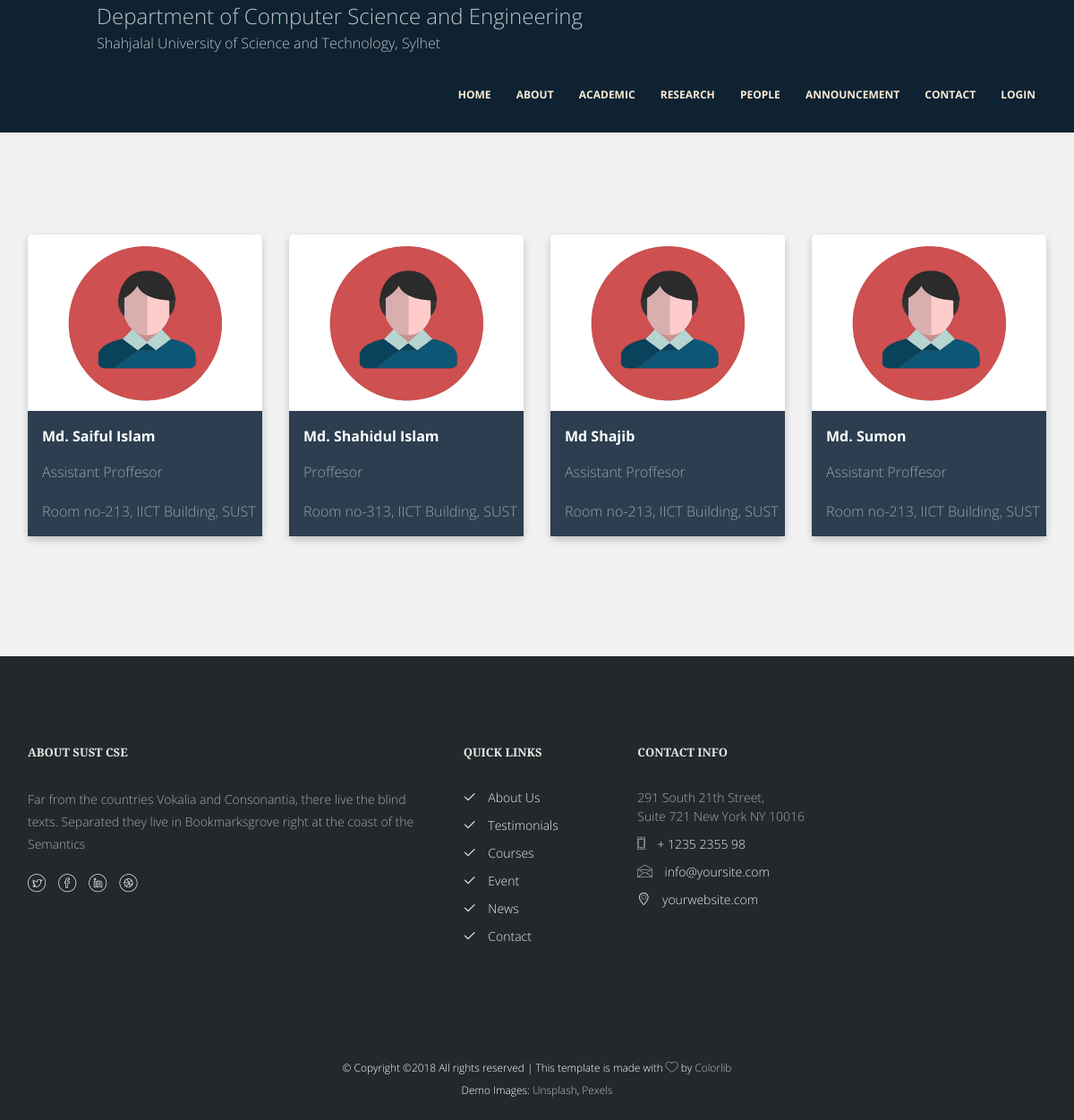
/people/faculty/, run on an earlier commit of the app's database.
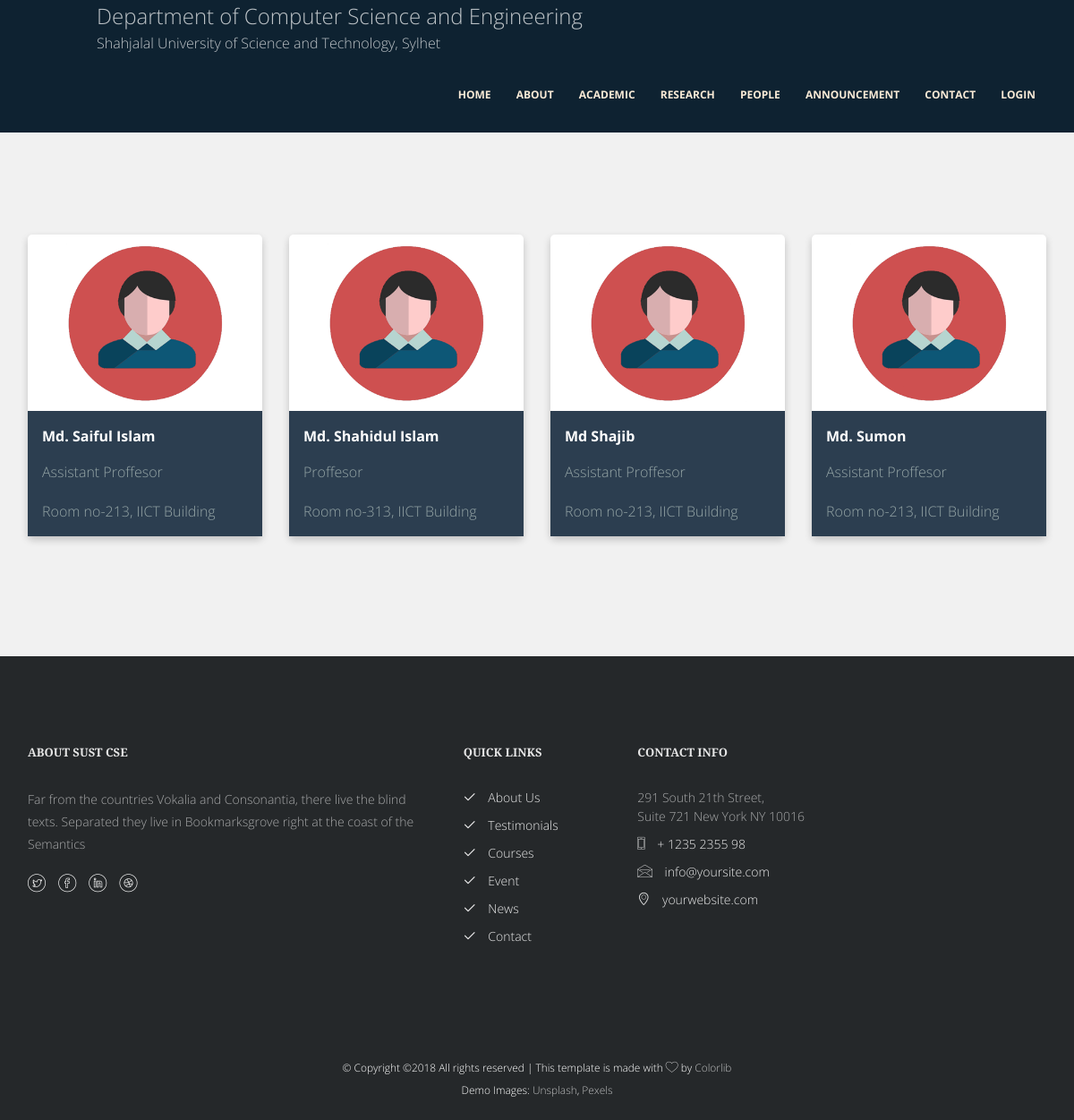
And on a later commit of the database.
### people/models.py (models this page shows, shortened)
class People(models.Model):
    name = models.CharField(max_length=200)
    designation = models.CharField(max_length=200)
    image = models.ImageField(blank=True, null=True, upload_to='people/images/')
    office = models.CharField(max_length=200)
    contact = models.CharField(max_length=200, blank=True, null=True)
    email = models.EmailField(blank=True, null=True)
    socialLinks = ["Dribbble.png", "Facebook.png", "Github.png", "YouTube.png", "Twitter.png", "Pinterest.png",
                   "Linkedin.png", "Google+.png", "Snapchat.png", "Instagram.png"]
    class Meta:
        abstract = True

class Faculty(People):
    research_interest = models.ManyToManyField(ResearchArea, related_name="faculty")
    STATUS = (
        ('in_service', 'In service'),
        ('on_leave', 'On leave'),
        ('ex', 'Ex Faculty'),
    )
    status = models.CharField(max_length=20, choices=STATUS)
    class Meta:
        verbose_name_plural = "faculties"

### people/views.py (the view)
# urls.py: path('faculty/', views.faculty, name='faculty'),
def faculty(request):
    faculties = Faculty.objects.all()
    context={'faculties': faculties}
    return render(request, 'people/faculty.html', context)

### templates/people/faculty.html (shortened to what this page needs)
{% extends 'base.html' %}
{% block content %}
<div class="content-faculty-detail">
    <div class="colorlib-classes">
        <div class="container">
            <div class="row">
                {% for faculty in faculties %}
                <div class="col-md-3">
                    <div class="card">
                        <center>
                            <a href="{% url 'faculty_detail' faculty.id %}">
                                <img src="/static/images/people/no_image_available.png" alt="Avatar"
                                     style="width:75%; margin: auto; padding: 10px;">
                            </a>
                        </center>
                        <div class="card-bottom">
                            <p class="people-detail">
                                <b>
                                    <a class="people-title" href="{% url 'faculty_detail' faculty.id %}">
                                        {{faculty.name}}</a>
                                </b>
                            <p class="people-designation">{{faculty.designation}}</p>
                            <p class="people-designation" style="padding-bottom: 1em">{{faculty.office}}</p>
                            </p>
                        </div>
                    </div>
                </div>
                {% endfor %}
            </div>
        </div>
    </div>
</div>
{% endblock %}

What changed in the data, as far as the page shows it:
changed Faculty "Md. Saiful Islam": office "Room no-213, IICT Building, SUST" → "Room no-213, IICT Building"
changed Faculty "Md. Shahidul Islam": office "Room no-313, IICT Building, SUST" → "Room no-313, IICT Building"
changed Faculty "Md Shajib": office "Room no-213, IICT Building, SUST" → "Room no-213, IICT Building"
changed Faculty "Md. Sumon": office "Room no-213, IICT Building, SUST" → "Room no-213, IICT Building"
